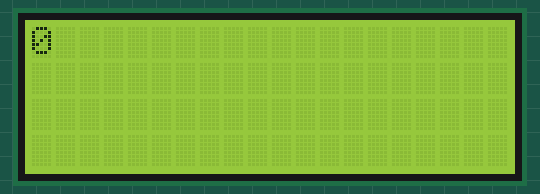
Simulated run of this sketch. Board: Arduino Uno, built with avr-gcc and run on an emulated ATmega328P. Parts: 20×4 character LCD.

Above: at 0.1 s.
At 11.2 s:
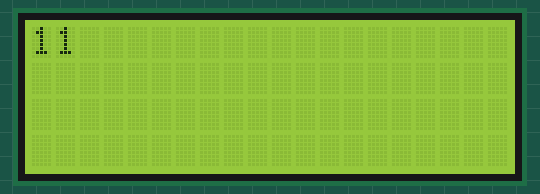
At 14.2 s:
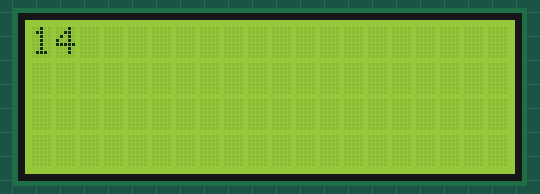
At 19.2 s:
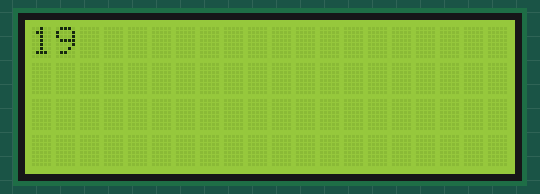
At 27.2 s:
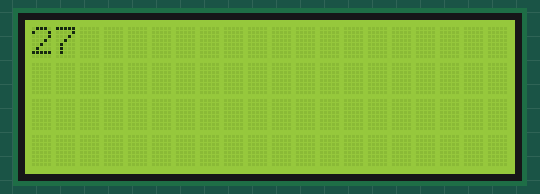
At 38.3 s:
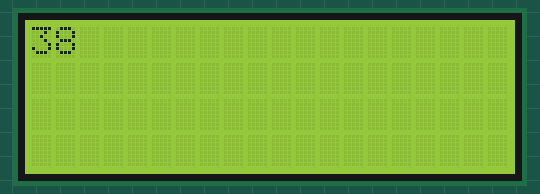

Measured:
- what the display in image 2 shows lasts 1.0 s, from 14.1 s to 15.1 s

The sketch:

testFile.ino
```cpp
#include <Wire.h>
#include <LiquidCrystal_I2C.h>

LiquidCrystal_I2C lcd(0x27, 2, 1, 0, 4, 5, 6, 7, 3, POSITIVE);

void setup() {
  // put your setup code here, to run once:
  Serial.begin(9600);
  lcd.begin(20,4);
  //lcd.cursor();
  //lcd.blink();
  lcd.home();

}

void loop() {
  // put your main code here, to run repeatedly:
  for (int i = 0; i < 1000; i++){

    lcd.home();

    lcd.print(i);
    delay (1000);
  }
}
```
